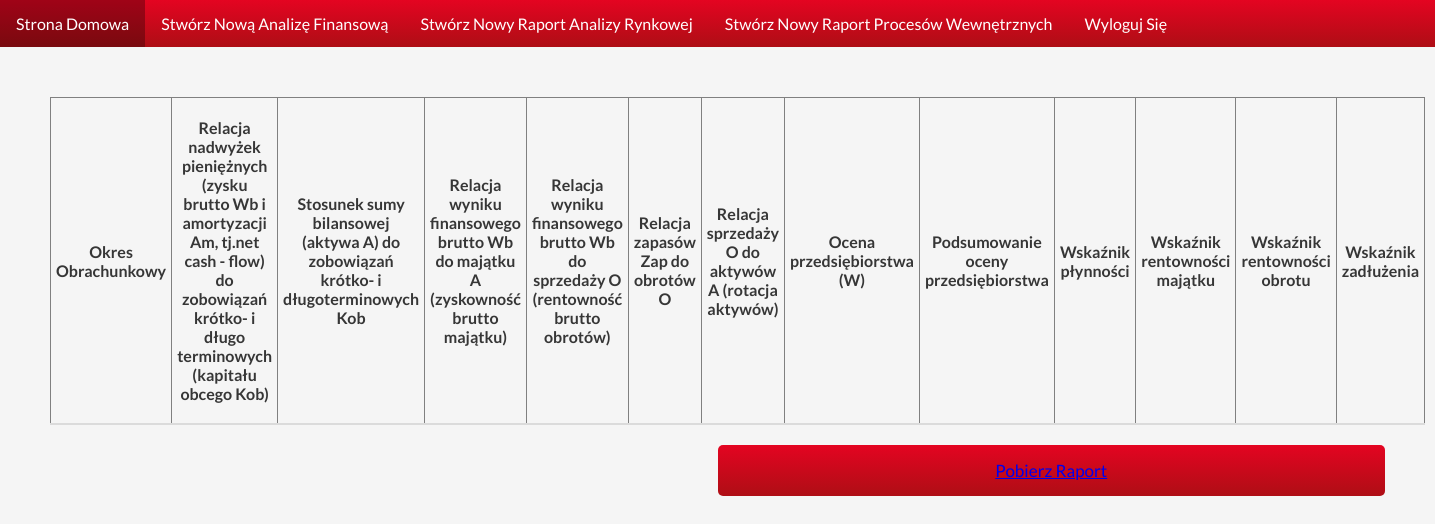
The page /full_raport_view/?identifier=7.1 on the database as committed earlier.
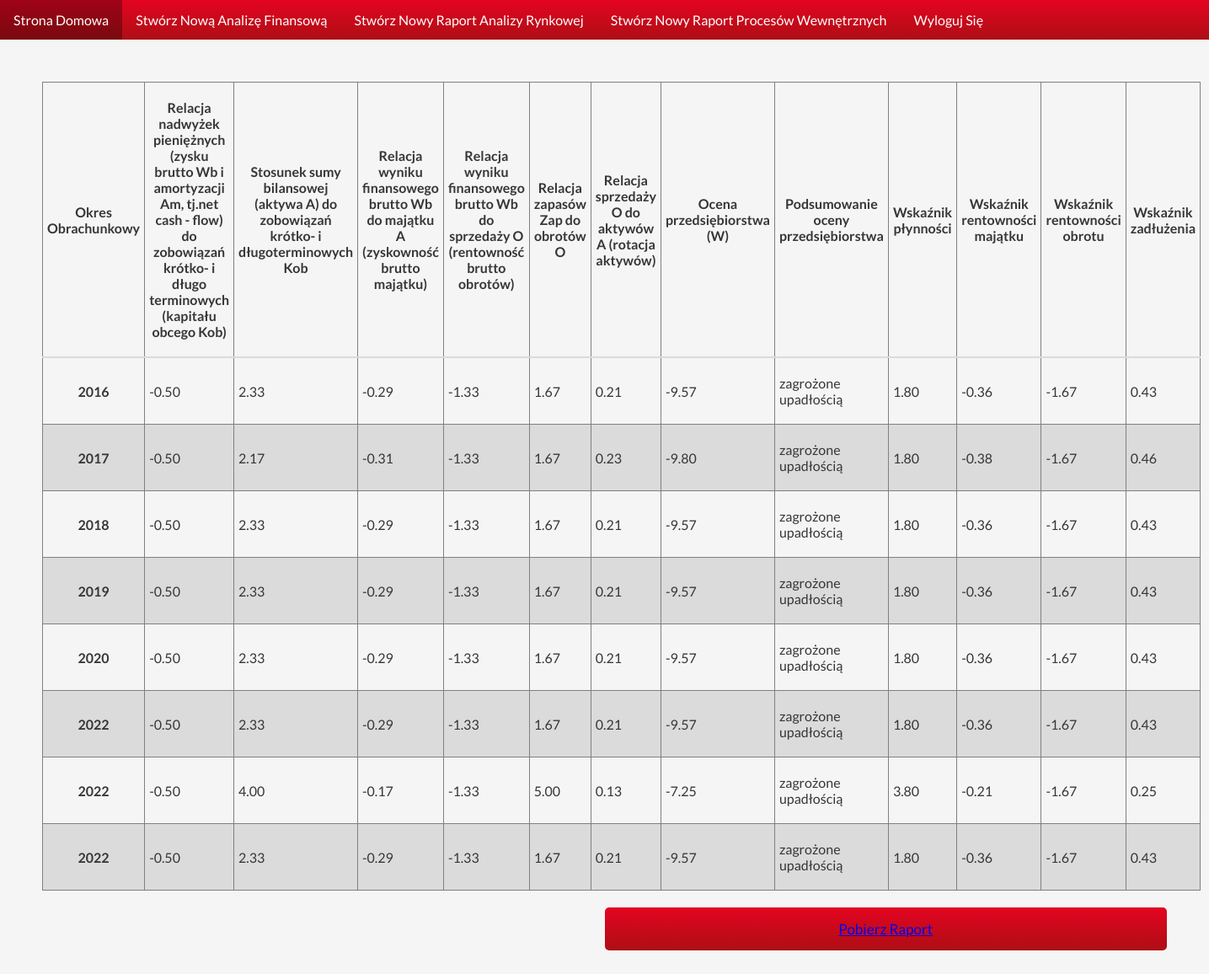
The same page on the database as committed later.
### economic_indicators_site/models.py (models this page shows, shortened)
class FullRaportBlock(models.Model):
    created_by = models.ForeignKey(CompanySystemUser, on_delete=models.CASCADE)
    created_at = models.IntegerField(default=2022)
    time_period = models.IntegerField()
    identifier = models.CharField(max_length=10, db_index=True, null=False)
    money_surplus = models.FloatField(default=0)
    bilans_sh_lil_ratio = models.FloatField(default=0)
    financial_prop_score = models.FloatField(default=0)
    financial_sc_sales_rel = models.FloatField(default=0)
    supp_rev_relaton = models.FloatField(default=0)
    assets_rotation = models.FloatField(default=0)
    company_assessment = models.FloatField(default=0)
    liquidity_ratio = models.FloatField(default=0)
    return_on_assets_ratio = models.FloatField(default=0)
    profitability_of_revenue_ratio = models.FloatField(default=0)
    debt_ratio = models.FloatField(default=0)
    company_prediction = models.CharField(max_length=30)
    class Meta:
        ordering = ['time_period']

### economic_indicators_site/views.py (the view)
# urls.py: path('full_raport_view/', views.FullRaportView.as_view()),
class FullRaportView(TemplateView):
    template_name = 'economic_indicators_site/raports/fullRaportTemplate.html'
    def get_context_data(self, **kwargs):
        context = super(FullRaportView, self).get_context_data(**kwargs)
        identifier = self.request.GET.get('identifier')
        context['raport_blocks'] = models.FullRaportBlock.objects.filter(identifier__contains=identifier).all()
        context['id'] = identifier
        return context

### economic_indicators_site/templates/economic_indicators_site/raports/fullRaportTemplate.html
{% extends "economic_indicators_site/components/navigationBar.html" %}
{% load widget_tweaks %}
{% load humanize %}
{% block content %}
<table class="table">
    <thead>
        <tr>
            <th>
                Okres Obrachunkowy
            </th>
            <th>
                Relacja nadwyżek pieniężnych (zysku brutto Wb i amortyzacji Am, tj.net cash - flow) do zobowiązań
                krótko- i długo terminowych (kapitału obcego Kob)
            </th>
            <th>
                Stosunek sumy bilansowej (aktywa A) do zobowiązań krótko- i długoterminowych Kob
            </th>
            <th>
                Relacja wyniku finansowego brutto Wb do majątku A (zyskowność brutto majątku)
            </th>
            <th>
                Relacja wyniku finansowego brutto Wb do sprzedaży O (rentowność brutto obrotów)
            </th>
            <th>
                Relacja zapasów Zap do obrotów O
            </th>
            <th>
                Relacja sprzedaży O do aktywów A (rotacja aktywów)
            </th>
            <th>
                Ocena przedsiębiorstwa (W)
            </th>
            <th>
                Podsumowanie oceny przedsiębiorstwa
            </th>
            <th>
                Wskaźnik płynności
            </th>
            <th>
                Wskaźnik rentowności majątku
            </th>
            <th>
                Wskaźnik rentowności obrotu
            </th>
            <th>
                Wskaźnik zadłużenia
            </th>
        </tr>
    </thead>
    <tbody>
        {% for raport_block in raport_blocks %}
        <tr class="tableRow">
            <th>{{ raport_block.created_at }}</th>
            <td>{{ raport_block.money_surplus|floatformat:2 }}</td>
            <td>{{ raport_block.bilans_sh_lil_ratio|floatformat:2 }}</td>
            <td>{{ raport_block.financial_prop_score|floatformat:2 }}</td>
            <td>{{ raport_block.financial_sc_sales_rel|floatformat:2 }}</td>
            <td>{{ raport_block.supp_rev_relaton|floatformat:2 }}</td>
            <td>{{ raport_block.assets_rotation|floatformat:2 }}</td>
            <td>{{ raport_block.company_assessment|floatformat:2 }}</td>
            <td>{{ raport_block.company_prediction }}</td>
            <td>{{ raport_block.liquidity_ratio|floatformat:2 }}</td>
            <td>{{ raport_block.return_on_assets_ratio|floatformat:2 }}</td>
            <td>{{ raport_block.profitability_of_revenue_ratio|floatformat:2 }}</td>
            <td>{{ raport_block.debt_ratio|floatformat:2 }}</td>
        </tr>
        {% endfor %}
    </tbody>
</table>
<button class="form__button form__button--right"><a href="/generate_raport_file/?identifier={{ id }}">Pobierz Raport</a></button>
{% endblock %}

### economic_indicators_site/templates/economic_indicators_site/components/navigationBar.html (shortened to what this page needs)
{% load static %}
<!DOCTYPE html>
<html lang="en">
<head>
    <link rel="stylesheet" href="{% static 'economic_indicators_site/main_styling.css' %}">
    <link rel="stylesheet" href="{% static 'economic_indicators_site/components_styling/navbar_styling.css' %}">
    <link rel="stylesheet" href="{% static 'economic_indicators_site/components_styling/form_styling.css' %}">
</head>
<body class="main-body">
    <nav class="nav">
        <ul class="nav__content">
            <li class="nav__item"><a href="/home">Strona Domowa</a></li>
            <li class="nav__item"><a href="/new_raport/add_assets/?number=1">Stwórz Nową Analizę Finansową</a></li>
            <li class="nav__item"><a href="add_business_characteristic">Stwórz Nowy Raport Analizy Rynkowej</a></li>
            <li class="nav__item"><a href="/new_raport/add_assets/?number=1">Stwórz Nowy Raport Procesów Wewnętrznych</a></li>
            <li class="nav__item"><a href="/logout">Wyloguj Się</a></li>
        </ul>
    </nav>
    <div class="main_content">
        {% block content %}{% endblock %}
    </div>
</body>

### economic_indicators_site/static/economic_indicators_site/main_styling.css (style rules this page uses)
* { box-sizing: border-box; margin: 0; padding: 0; font-family: "Lato", sans-serif; }
body.main-body { background-color: whitesmoke; }
div.main_content { margin: 50px; display: flex; flex-direction: column; }
.table { color: #363636; border-collapse: collapse; border-spacing: 0; }
.table thead { border-bottom: 2px solid rgb(219, 219, 219); font-weight: 700; }
.tableRow:nth-child(even) { background-color: rgb(219, 219, 219); }
.tableRow { transition: 0.2s; }
.tableRow > td,th { padding: 20px 5px; border: 1px solid gray; }

### economic_indicators_site/static/economic_indicators_site/components_styling/navbar_styling.css (style rules this page uses)
.nav__content { list-style-type: none; margin: 0 0 10px; padding: 0; overflow: hidden; background: linear-gradient(rgb(228, 4, 33) 0%, rgb(174, 14, 21) 100%); display: flex; flex-direction: row; }
.nav__item a { display: block; color: white; text-align: center; padding: 14px 16px; text-decoration: none; transition: 0.3s; }

### economic_indicators_site/static/economic_indicators_site/components_styling/form_styling.css (style rules this page uses)
.form__button { align-self: flex-end; width: 50%; padding: 15px 0; margin: 20px 0; border-radius: 5px; background: linear-gradient(rgb(228, 4, 33) 0%, rgb(174, 14, 21) 100%); border: 0; color: white; font-size: 17px; transition: 0.3s; }

Rows that differ between the two databases and show on the page:
added FullRaportBlock: created_at "2016", money_surplus "-0.50", bilans_sh_lil_ratio "2.33", financial_prop_score "-0.29", financial_sc_sales_rel "-1.33", supp_rev_relaton "1.67", assets_rotation "0.21", company_assessment "-9.57", company_prediction "zagrożone upadłością", liquidity_ratio "1.80", return_on_assets_ratio "-0.36", profitability_of_revenue_ratio "-1.67", debt_ratio "0.43"
added FullRaportBlock: created_at "2017", money_surplus "-0.50", bilans_sh_lil_ratio "2.17", financial_prop_score "-0.31", financial_sc_sales_rel "-1.33", supp_rev_relaton "1.67", assets_rotation "0.23", company_assessment "-9.80", company_prediction "zagrożone upadłością", liquidity_ratio "1.80", return_on_assets_ratio "-0.38", profitability_of_revenue_ratio "-1.67", debt_ratio "0.46"
added FullRaportBlock: created_at "2018", money_surplus "-0.50", bilans_sh_lil_ratio "2.33", financial_prop_score "-0.29", financial_sc_sales_rel "-1.33", supp_rev_relaton "1.67", assets_rotation "0.21", company_assessment "-9.57", company_prediction "zagrożone upadłością", liquidity_ratio "1.80", return_on_assets_ratio "-0.36", profitability_of_revenue_ratio "-1.67", debt_ratio "0.43"
added FullRaportBlock: created_at "2019", money_surplus "-0.50", bilans_sh_lil_ratio "2.33", financial_prop_score "-0.29", financial_sc_sales_rel "-1.33", supp_rev_relaton "1.67", assets_rotation "0.21", company_assessment "-9.57", company_prediction "zagrożone upadłością", liquidity_ratio "1.80", return_on_assets_ratio "-0.36", profitability_of_revenue_ratio "-1.67", debt_ratio "0.43"
added FullRaportBlock: created_at "2020", money_surplus "-0.50", bilans_sh_lil_ratio "2.33", financial_prop_score "-0.29", financial_sc_sales_rel "-1.33", supp_rev_relaton "1.67", assets_rotation "0.21", company_assessment "-9.57", company_prediction "zagrożone upadłością", liquidity_ratio "1.80", return_on_assets_ratio "-0.36", profitability_of_revenue_ratio "-1.67", debt_ratio "0.43"
added FullRaportBlock: created_at "2022", money_surplus "-0.50", bilans_sh_lil_ratio "2.33", financial_prop_score "-0.29", financial_sc_sales_rel "-1.33", supp_rev_relaton "1.67", assets_rotation "0.21", company_assessment "-9.57", company_prediction "zagrożone upadłością", liquidity_ratio "1.80", return_on_assets_ratio "-0.36", profitability_of_revenue_ratio "-1.67", debt_ratio "0.43"
added FullRaportBlock: created_at "2022", money_surplus "-0.50", bilans_sh_lil_ratio "4.00", financial_prop_score "-0.17", financial_sc_sales_rel "-1.33", supp_rev_relaton "5.00", assets_rotation "0.13", company_assessment "-7.25", company_prediction "zagrożone upadłością", liquidity_ratio "3.80", return_on_assets_ratio "-0.21", profitability_of_revenue_ratio "-1.67", debt_ratio "0.25"
added FullRaportBlock: created_at "2022", money_surplus "-0.50", bilans_sh_lil_ratio "2.33", financial_prop_score "-0.29", financial_sc_sales_rel "-1.33", supp_rev_relaton "1.67", assets_rotation "0.21", company_assessment "-9.57", company_prediction "zagrożone upadłością", liquidity_ratio "1.80", return_on_assets_ratio "-0.36", profitability_of_revenue_ratio "-1.67", debt_ratio "0.43"
